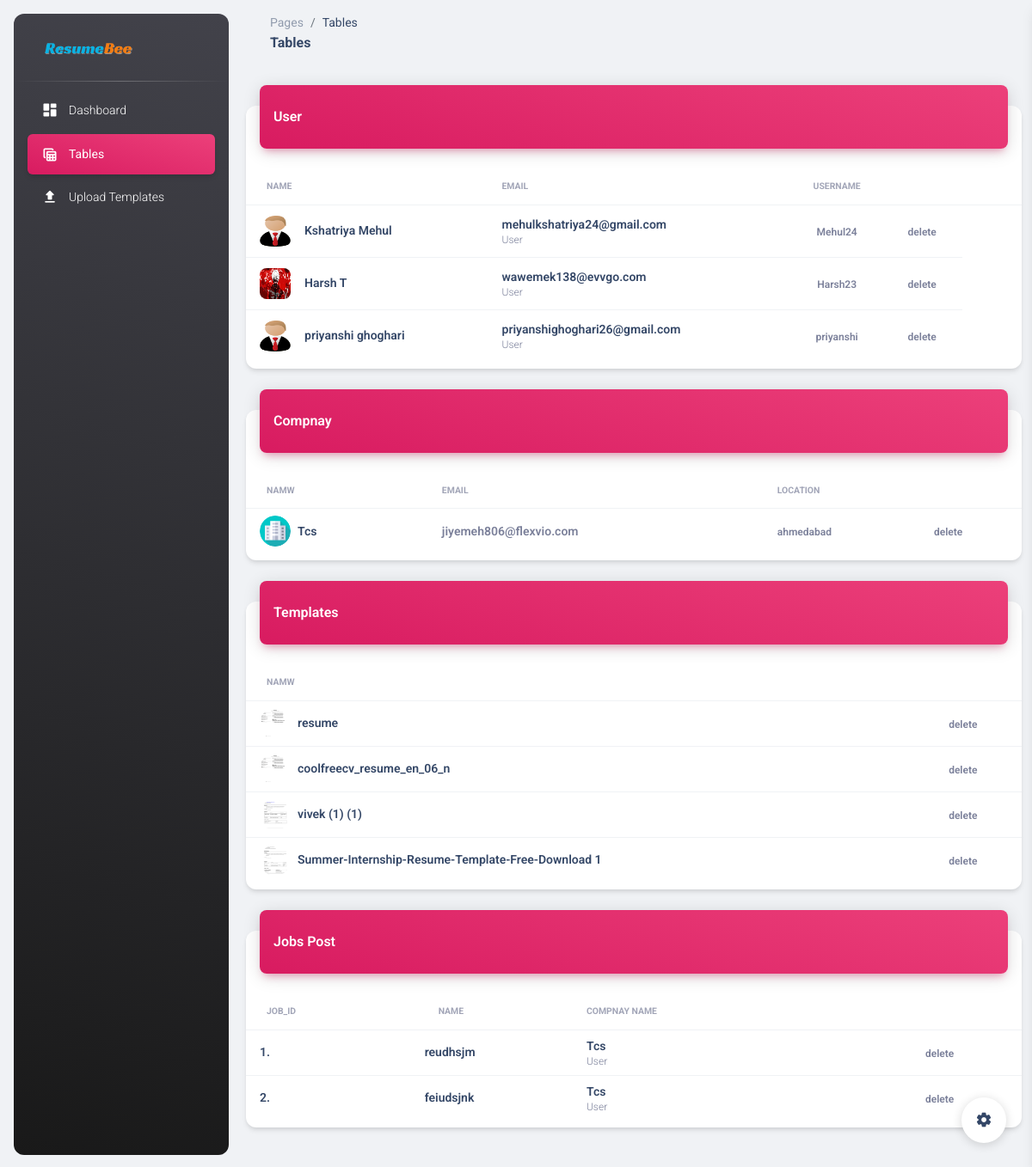
/table/, run on an earlier commit of the app's database.
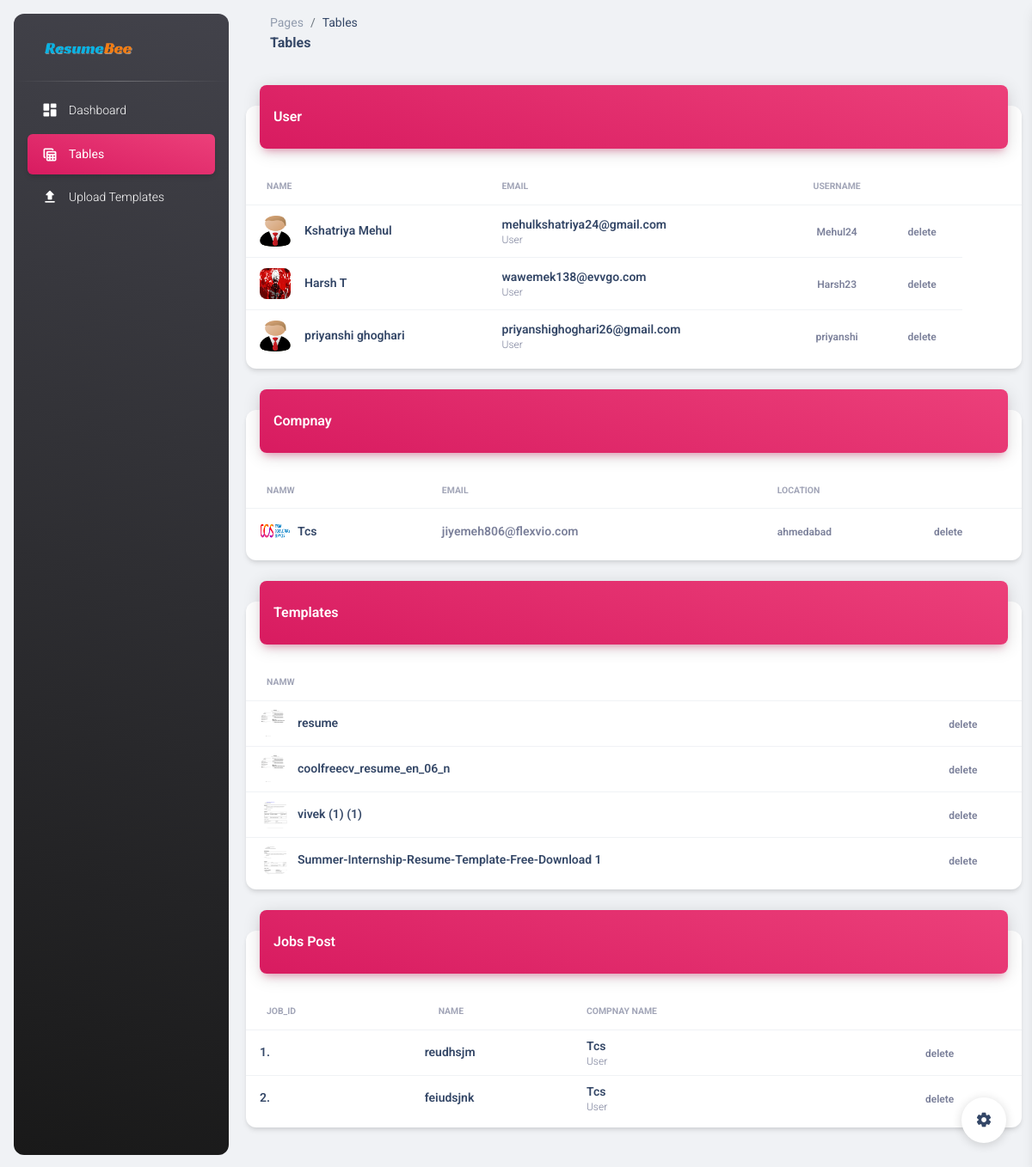
And on a later commit of the database.
### resume/models.py (models this page shows)
class Company(models.Model):
     c_id = models.AutoField(primary_key=True)
     c_name = models.CharField(max_length=50,unique=True)
     c_email = models.OneToOneField(User,on_delete=models.CASCADE,to_field='username')
     c_password = models.CharField(max_length=50)
     c_location = models.CharField(max_length=50)
     website = models.CharField(max_length=100,default="")
     instrgram = models.CharField(max_length=100,default="")
     linkdin = models.CharField(max_length=100,default="")
     c_img = models.ImageField(upload_to='images/compnay/',default="images/company.png")
     def __str__(self):
          return self.c_name

### resume/views.py (the view)
# urls.py: path('table/',views.table,name='table'),
def table(request):
     user = User_t.objects.all()
     company = Company.objects.all()
     job = job_vacancy.objects.all()
     apply = apply_job.objects.all()
     template = templates.objects.all()
     return render(request,'admin/tables.html',{'user':user,'company':company,'job':job,'apply':apply,'template':template});

### templates/admin/tables.html (shortened to what the changed rows need)
<!DOCTYPE html>
<html lang="en">
<head>
  <link href="{% static 'css/nucleo-icons.css' %}" rel="stylesheet" />
  <link href="{% static 'css/nucleo-svg.css' %}" rel="stylesheet" />
  <link id="pagestyle" href="{% static 'css/dashboard.css' %}" rel="stylesheet" />
</head>
<body class="g-sidenav-show  bg-gray-200">
  <main class="main-content position-relative max-height-vh-100 h-100 border-radius-lg ">
    <div class="container-fluid py-4">
      <div class="row">
        <div class="col-12">
          <div class="card my-4">
            <div class="card-body px-0 pb-2">
              <div class="table-responsive p-0">
                <table class="table align-items-center mb-0">
                  <thead>
                    <tr>
                      <th class="text-uppercase text-secondary text-xxs font-weight-bolder opacity-7">Name</th>
                      <th class="text-uppercase text-secondary text-xxs font-weight-bolder opacity-7 ps-2">Email</th>
                      <th class="text-center text-uppercase text-secondary text-xxs font-weight-bolder opacity-7">Username</th>
                      <th class="text-center text-uppercase text-secondary text-xxs font-weight-bolder opacity-7"></th>
                      <th class="text-secondary opacity-7"></th>
                    </tr>
                  </thead>
                </table>
              </div>
            </div>
          </div>
        </div>
      </div>
      <div class="row">
        <div class="col-12">
          <div class="card my-4">
            <div class="card-body px-0 pb-2">
              <div class="table-responsive p-0">
                <table class="table align-items-center justify-content-center mb-0">
                  <thead>
                    <tr>
                      <th class="text-uppercase text-secondary text-xxs font-weight-bolder opacity-7">Namw</th>
                      <th class="text-uppercase text-secondary text-xxs font-weight-bolder opacity-7 ps-2">Email</th>
                      <th class="text-uppercase text-secondary text-xxs font-weight-bolder opacity-7 ps-2">Location</th>
                      <th></th>
                    </tr>
                  </thead>
                  <tbody>
                    {% for c in company %}
                    <tr>
                      <td>
                        <div class="d-flex px-2">
                          <div>
                            <img src="{{c.c_img.url}}" class="avatar avatar-sm rounded-circle me-2" alt="spotify">
                          </div>
                          <div class="my-auto">
                            <h6 class="mb-0 text-sm">{{c.c_name}}</h6>
                          </div>
                        </div>
                      </td>
                      <td>
                        <p class="text-sm font-weight-bold mb-0">{{c.c_email}}</p>
                      </td>
                      <td>
                        <span class="text-xs font-weight-bold">{{c.c_location}}</span>
                      </td>
                      <td class="align-middle">
                        <a href="{% url 'c_deletes' c_id=c.c_id %}" class="text-secondary font-weight-bold text-xs" data-toggle="tooltip" data-original-title="Edit user">
                          delete
                        </a>
                      </td>
                    </tr>
                    {% endfor %}
                  </tbody>
                </table>
              </div>
            </div>
          </div>
        </div>
      </div>
      <div class="row">
        <div class="col-12">
          <div class="card my-4">
            <div class="card-body px-0 pb-2">
              <div class="table-responsive p-0">
                <table class="table align-items-center justify-content-center mb-0">
                  <thead>
                    <tr>
                      <th class="text-uppercase text-secondary text-xxs font-weight-bolder opacity-7">Namw</th>
                      <th></th>
                    </tr>
                  </thead>
                </table>
              </div>
            </div>
          </div>
        </div>
      </div>
      <div class="row">
        <div class="col-12">
          <div class="card my-4">
            <div class="card-body px-0 pb-2">
              <div class="table-responsive p-0">
                <table class="table align-items-center mb-0">
                  <thead>
                    <tr>
                      <th class="text-uppercase text-secondary text-xxs font-weight-bolder opacity-7">Job_Id  </th>
                      <th class="text-uppercase text-secondary text-xxs font-weight-bolder opacity-7">Name</th>
                      <th class="text-uppercase text-secondary text-xxs font-weight-bolder opacity-7 ps-2">Compnay Name</th>
                      <th class="text-center text-uppercase text-secondary text-xxs font-weight-bolder opacity-7"></th>
                      <th class="text-secondary opacity-7"></th>
                    </tr>
                  </thead>
                    {% for i in job %}
                          </div>
                        </div>
                    {% endfor %}
              </div>
            </div>
  </main>
</body>
</html>

What changed in the data, as far as the page shows it:
changed Company "Tcs": c_img: a different picture
